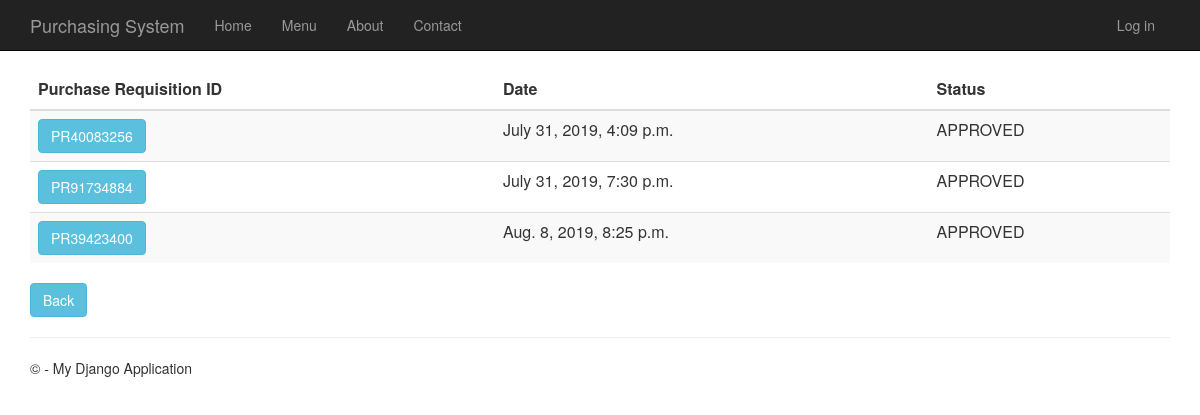
Before: /purchaserequisitionhistory with the older database file.
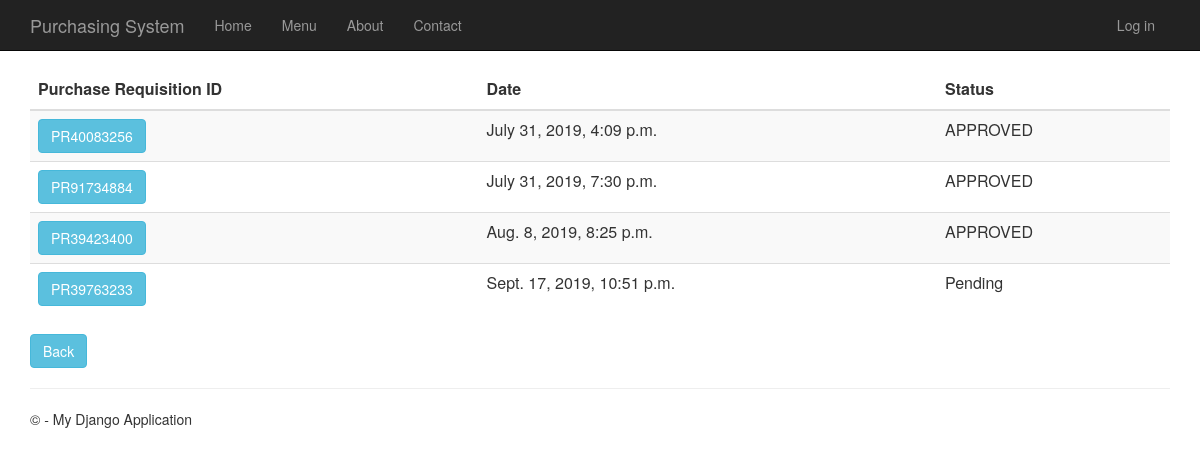
After: the same page with the newer database file.
### PurchaseRequisition/models.py (models this page shows)
class PurchaseRequisition(models.Model):
    pr_id= models.CharField(max_length=10, primary_key=True) #takes character
    description= models.TextField(null=True,default=None, blank=True)
    time_created= models.DateTimeField()
    total_price= models.DecimalField(max_digits=10, decimal_places=2, default=Decimal('0.00'))
    status= models.TextField(max_length=10, default="Pending")
    person_id = models.ForeignKey(Person)
    def __str__(self):
        return str(self.pr_id)

### PurchaseRequisition/views.py (the view)
# urls.py: url(r'^purchaserequisitionhistory', PurchaseRequisition.views.purchaserequisitionhistory, name="purchase_requisition_history"),
def purchaserequisitionhistory(request):
    purchase_requisitions = PurchaseRequisition.objects.all()
    print(purchase_requisitions)
    context = {
            'title':'Purchase Requisition History',
            'rows':purchase_requisitions
        }
    return render(request,'PurchaseRequisition/purchaserequisitionhistory.html',context)

### PurchaseRequisition/templates/PurchaseRequisition/purchaserequisitionhistory.html
﻿{% extends "app/layout.html" %}
{% block content %}
<div class="purchaseorderhistory margintop" action="menu" >
    <form action="purchaserequisitionhistorydetails" method="GET">
        <table class="table table-striped margintop">
          <thead>
            <tr>
              <th scope="col">Purchase Requisition ID</th>
              <th scope="col">Date</th>
              <th scope="col">Status</th>
            </tr>
          </thead>
          <tbody>
              {% for r in rows %}
            <tr>
                 <td><button type="submit" name="pr_id" value="{{r.pr_id}}" class="btn btn-info" >{{r.pr_id}}</button></td>
                 <td>{{r.time_created}}</td>
                 <td>{{r.status}}</td>
            </tr>
              {% endfor %}
          </tbody>
        </table>
    </form>
       <form action="menu">
        <div class="margintop">
            <button type="submit" class="btn btn-info" >Back</button>
        </div>
    </form>
</div>
{% endblock %}

Changed rows visible on the page:
added PurchaseRequisition: pr_id "PR39763233", time_created "Sept. 17, 2019, 10:51 p.m.", status "Pending"
